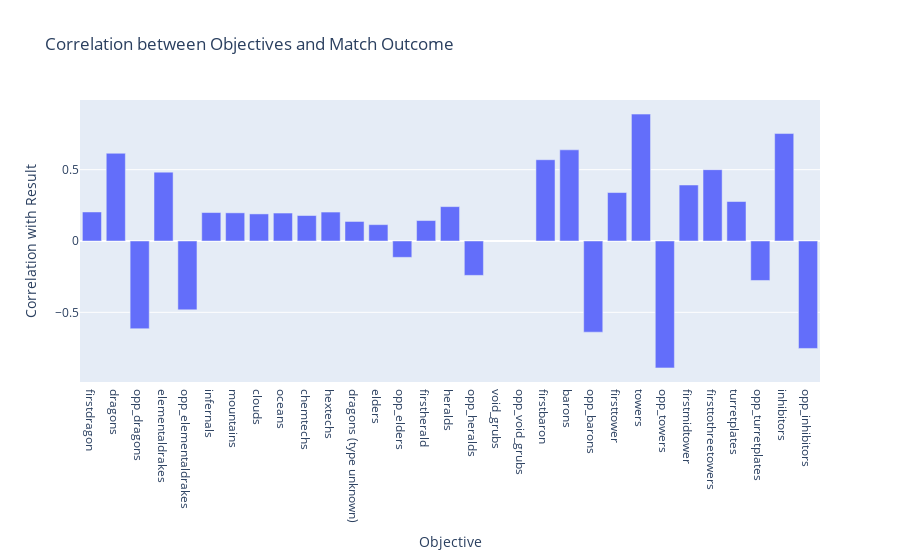

Source (notebook cell):
### Code cell
#Correlation
from scipy.stats import pointbiserialr

correlations = {}
for obj in objectives:
    corr, _ = pointbiserialr(grouped_df[obj], grouped_df['result'])
    correlations[obj] = corr

correlations_df = pd.DataFrame(list(correlations.items()), columns=['Objective', 'Correlation with Result'])

# Plot correlations
fig = px.bar(correlations_df, x='Objective', y='Correlation with Result', 
             title='Correlation between Objectives and Match Outcome')
fig.show()
fig.write_html('assets/correlation_obj_outcome.html', include_plotlyjs='cdn')

# We can see below that the objective "tower" has a strong correlation with winning. This makes sense
# as a game of league requires a team to destroy at least 5 towers to reach the final objective and
# win a match. The only case where a win/loss occurs before the destruction of 5 towers is
# a forfeit, typically rare in a professional eSports match.

# Notably, the number of dragons acquired and the slaying of "Baron" has a strong correlation with
# the match outcome. Shockingly, having dragons seem to have more impact on an outcome than Baron
# in this correlation bar graph.

### Figure 1 — Plotly figure (JSON) as saved in the notebook; plotly's stock layout.template omitted (floating-point values rounded to 4 significant figures)
{"data": [{"alignmentgroup": "True", "hovertemplate": "Objective=%{x}<br>Correlation with Result=%{y}<extra></extra>", "legendgroup": "", "marker": {"color": "#636efa", "pattern": {"shape": ""}}, "name": "", "offsetgroup": "", "orientation": "v", "showlegend": false, "textposition": "auto", "type": "bar", "x": ["firstdragon", "dragons", "opp_dragons", "elementaldrakes", "opp_elementaldrakes", "infernals", "mountains", "clouds", "oceans", "chemtechs", "hextechs", "dragons (type unknown)", "elders", "opp_elders", "firstherald", "heralds", "opp_heralds", "void_grubs", "opp_void_grubs", "firstbaron", "barons", "opp_barons", "firsttower", "towers", "opp_towers", "firstmidtower", "firsttothreetowers", "turretplates", "opp_turretplates", "inhibitors", "opp_inhibitors"], "xaxis": "x", "y": [0.2035, 0.6148, -0.6148, 0.4827, -0.4827, 0.1993, 0.1974, 0.1899, 0.196, 0.1785, 0.2028, 0.137, 0.1146, -0.1146, 0.1433, 0.241, -0.241, null, null, 0.5697, 0.639, -0.639, 0.3396, 0.8895, -0.8895, 0.3925, 0.4999, 0.2766, -0.2766, 0.7531, -0.7531], "yaxis": "y"}], "layout": {"barmode": "relative", "legend": {"tracegroupgap": 0}, "title": {"text": "Correlation between Objectives and Match Outcome"}, "xaxis": {"anchor": "y", "domain": [0, 1], "title": {"text": "Objective"}}, "yaxis": {"anchor": "x", "domain": [0, 1], "title": {"text": "Correlation with Result"}}}}
